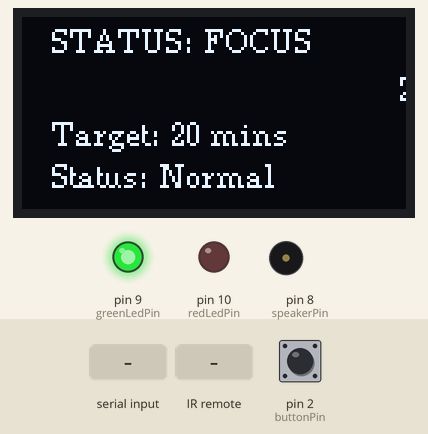
The sketch below on a simulated Arduino Uno, built with avr-gcc and run on an emulated ATmega328P. Parts: 128×64 one-colour display, output pins drawn as LEDs (lit = HIGH), buzzer (waves = sounding). Inputs (shaded band) come from the test bench; at power-on: pin 2 (buttonPin) HIGH. What the sketch prints to the serial monitor is not drawn.

Above: at 2.3 s.
2.4 s: "SET_INTERVAL:\n" received over Serial
At 4.2 s:
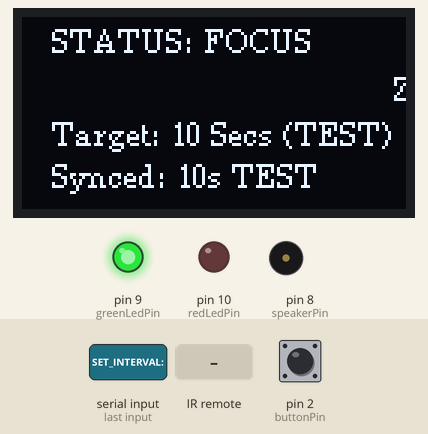
6.1 s: pin 2 (buttonPin) pulled LOW for 0.15 s
At 7.9 s:
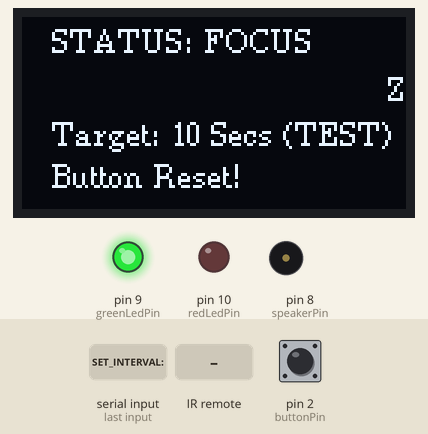
10.0 s: infrared code 0x12 received
At 11.4 s:
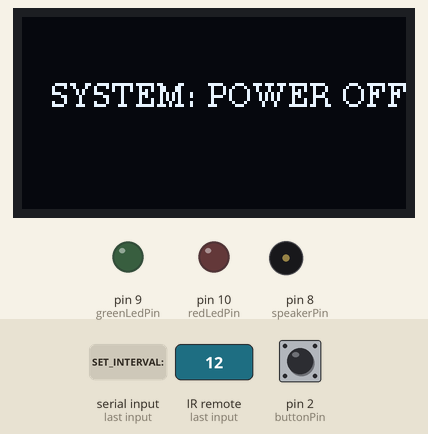
11.7 s: "IR_CMD_POWER\n" received over Serial
At 13.4 s:
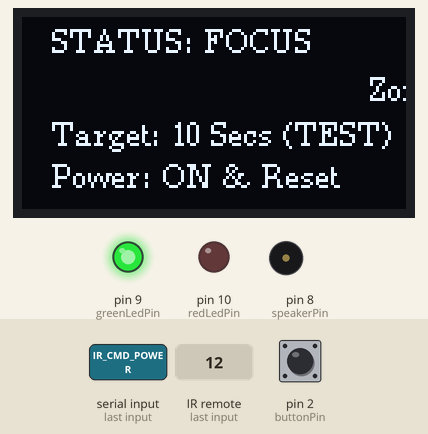
15.1 s: infrared code 0x2 received
At 15.5 s:
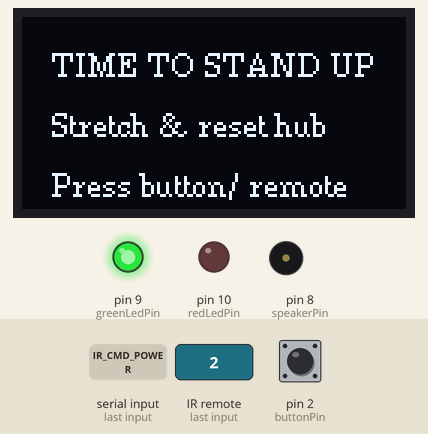
18.8 s: "CMD_RESET\n" received over Serial
At 20.9 s:
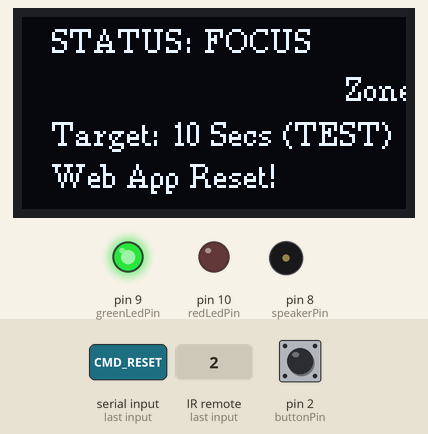
Timing chart, 0 to 22.4 s (numbered marks = the images above; inputs shaded):
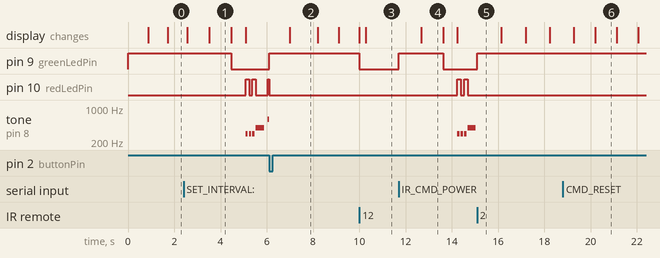

Measured:
- after the input at 2.4 s, pin 9 (greenLedPin): HIGH → LOW after 2.1 s; pin 10 (redLedPin): goes HIGH 0.15 s, LOW 0.15 s, HIGH 0.15 s, LOW 0.50 s, then HIGH, starting after 2.7 s; tone on pin 8 (speakerPin): plays 294 Hz for 0.10 s, 294 Hz for 0.10 s, 294 Hz for 0.11 s, 392 Hz for 0.35 s, 587 Hz for 0.07 s, starting after 2.7 s
- after the input at 6.1 s, pin 9 (greenLedPin): LOW → HIGH at once; the display: changes after 0.90 s (image 2)
- after the input at 10.0 s, pin 9 (greenLedPin): HIGH → LOW at once; the display: first differs from a run without the input after 0.29 s (image 3)
- after the input at 11.7 s, pin 9 (greenLedPin): LOW → HIGH at once, → LOW 1.9 s later; pin 10 (redLedPin): alternates HIGH for 0.15 s and LOW for 0.15 s, starting after 2.5 s; tone on pin 8 (speakerPin): plays 294 Hz for 0.10 s, 294 Hz for 0.11 s, 294 Hz for 0.10 s, 392 Hz for 0.35 s, starting after 2.5 s; the display: changes after 0.97 s (image 4)
- after the input at 15.1 s, pin 9 (greenLedPin): LOW → HIGH at once; pin 10 (redLedPin): stops changing and stays LOW; tone on pin 8 (speakerPin): stops changing and stays silent
- after the input at 18.8 s, the display: first differs from a run without the input after 1.4 s (image 6)
- what the display in image 1 shows lasts 1.0 s, from 3.5 s to 4.5 s

The sketch:

desk_hub_firmware.ino
```cpp
// --- SMART DESK HUB - FINAL STABLE VERSION WITH WEBSERIAL COMPANION SYNC ---
// Compatible with Desk Hub Companion Web App (WebSerial API at 9600 Baud)
#include <IRremote.h>
#include <Wire.h>
#include <U8g2lib.h>

// Using 1-page buffer mode (_1_) to minimize RAM usage on Arduino Uno / Nano / ESP32
U8G2_SH1106_128X64_NONAME_1_HW_I2C u8g2(U8G2_R0, U8X8_PIN_NONE);

const int redLedPin = 10;
const int greenLedPin = 9;
const int buttonPin = 2;
const int speakerPin = 8;
const int IR_RECEIVE_PIN = 11;

unsigned long previousMillis = 0;

// Configurable Work Interval (0 = 10s test mode, 20-45 = standard mins)
int workIntervalMinutes = 20;
unsigned long interval = 1200000UL;

bool sittingLimitReached = false;

// Fast scrolling text variables
int scrollPos = 0;
unsigned long lastScrollTime = 0;
const int scrollSpeedDelay = 25;

// System states
bool devicePoweredOn = true;
bool soundEnabled = true;
char feedbackMessage[24] = "Status: Normal";

// Non-blocking melody variables
unsigned long alertPreviousMillis = 0;
int noteIndex = 0;
bool isPlayingNote = false;
unsigned long noteStartMillis = 0;

// Full 19-Note Star Wars Main Theme Fanfare (Frequencies in Hz)
int melody[] = {
  294, 294, 294, 392, 587,
  523, 494, 440, 784, 587,
  523, 494, 440, 784, 587,
  523, 494, 523, 440, 0
};

int noteDurations[] = {
  150, 150, 150, 500, 500,
  150, 150, 150, 500, 250,
  150, 150, 150, 500, 250,
  150, 150, 150, 600, 500
};

const int melodyLength = 20;

// Remote Command Hex Codes
#define IR_CMD_POWER  0x12  // Power
#define IR_CMD_MUTE   0x1E  // Mute
#define IR_CMD_RESET  0x1   // Reset / Play
#define IR_CMD_FWD    0x3   // Forward (+5 mins)
#define IR_CMD_REV    0x2   // Backward (-5 mins / 10s test)

void updateIntervalMillis() {
  if (workIntervalMinutes == 0) {
    interval = 10000UL; // 10 seconds testing mode
  } else {
    interval = (unsigned long)workIntervalMinutes * 60000UL;
  }
}

void updateOLED() {
  u8g2.firstPage();
  do {
    u8g2.setFont(u8g2_font_ncenR08_tf);

    if (!devicePoweredOn) {
      u8g2.setCursor(10, 30);
      u8g2.print(F("SYSTEM: POWER OFF"));
    }
    else if (!sittingLimitReached) {
      u8g2.setCursor(10, 12);
      u8g2.print(F("STATUS: FOCUS"));

      int xPos = 128 - scrollPos;
      u8g2.setCursor(xPos, 28);
      u8g2.print(F("Zone is calm & steady... Keep up workflow!"));

      u8g2.setCursor(10, 43);
      u8g2.print(F("Target: "));
      if (workIntervalMinutes == 0) {
        u8g2.print(F("10 Secs (TEST)"));
      } else {
        u8g2.print(workIntervalMinutes);
        u8g2.print(F(" mins"));
      }

      u8g2.setCursor(10, 57);
      u8g2.print(feedbackMessage);
    }
    else {
      u8g2.setCursor(10, 20);
      u8g2.print(F("TIME TO STAND UP"));
      u8g2.setCursor(10, 40);
      u8g2.print(F("Stretch & reset hub"));
      u8g2.setCursor(10, 60);
      u8g2.print(F("Press button/ remote"));
    }
  } while (u8g2.nextPage());
}

// -------------------------------------------------------------
// Serial Command Handler for Desk Hub Companion Web App Sync
// -------------------------------------------------------------
void handleSerialCommand(String cmd) {
  unsigned long currentMillis = millis();

  // 1. SET_INTERVAL:<minutes> (e.g. SET_INTERVAL:25, SET_INTERVAL:30)
  if (cmd.startsWith("SET_INTERVAL:")) {
    int newInterval = cmd.substring(13).toInt();
    if (newInterval >= 0 && newInterval <= 120) {
      workIntervalMinutes = newInterval;
      updateIntervalMillis();
      previousMillis = currentMillis;
      sittingLimitReached = false;
      digitalWrite(redLedPin, LOW);
      digitalWrite(greenLedPin, devicePoweredOn ? HIGH : LOW);
      noTone(speakerPin);
      IrReceiver.begin(IR_RECEIVE_PIN, ENABLE_LED_FEEDBACK);

      if (workIntervalMinutes == 0) {
        snprintf(feedbackMessage, sizeof(feedbackMessage), "Synced: 10s TEST");
        Serial.println(F("-> OK: INTERVAL 10s TEST"));
      } else {
        snprintf(feedbackMessage, sizeof(feedbackMessage), "Synced: %d Mins", workIntervalMinutes);
        Serial.print(F("-> OK: INTERVAL "));
        Serial.print(workIntervalMinutes);
        Serial.println(F(" mins"));
      }
      updateOLED();
    }
  }
  // 2. SET_SOUND:<0 or 1>
  else if (cmd.startsWith("SET_SOUND:")) {
    int val = cmd.substring(10).toInt();
    soundEnabled = (val == 1);
    if (!soundEnabled) {
      noTone(speakerPin);
      IrReceiver.begin(IR_RECEIVE_PIN, ENABLE_LED_FEEDBACK);
      snprintf(feedbackMessage, sizeof(feedbackMessage), "Audio: MUTED");
    } else {
      snprintf(feedbackMessage, sizeof(feedbackMessage), "Audio: UNMUTED");
    }
    Serial.print(F("-> SOUND: "));
    Serial.println(soundEnabled ? F("UNMUTED") : F("MUTED"));
    updateOLED();
  }
  // 3. Reset command from Web App
  else if (cmd == "CMD_RESET" || cmd == "IR_CMD_RESET") {
    sittingLimitReached = false;
    previousMillis = currentMillis;
    digitalWrite(redLedPin, LOW);
    noTone(speakerPin);
    IrReceiver.begin(IR_RECEIVE_PIN, ENABLE_LED_FEEDBACK);
    if (devicePoweredOn) digitalWrite(greenLedPin, HIGH);
    snprintf(feedbackMessage, sizeof(feedbackMessage), "Web App Reset!");
    Serial.println(F("-> RESET: Timer restarted via Web App"));
    updateOLED();
  }
  // 4. Snooze command (+5 mins) from Web App
  else if (cmd == "CMD_SNOOZE" || cmd == "IR_CMD_SNOOZE") {
    sittingLimitReached = false;
    // Set timer so 5 minutes (300,000 ms) remain before next alert
    previousMillis = currentMillis - interval + 300000UL;
    digitalWrite(redLedPin, LOW);
    noTone(speakerPin);
    IrReceiver.begin(IR_RECEIVE_PIN, ENABLE_LED_FEEDBACK);
    if (devicePoweredOn) digitalWrite(greenLedPin, HIGH);
    snprintf(feedbackMessage, sizeof(feedbackMessage), "Snoozed +5m");
    Serial.println(F("-> OK: SNOOZE +5m"));
    updateOLED();
  }
  // 5. Power toggle from Web App
  else if (cmd == "CMD_POWER" || cmd == "IR_CMD_POWER") {
    devicePoweredOn = !devicePoweredOn;
    if (!devicePoweredOn) {
      digitalWrite(greenLedPin, LOW);
      digitalWrite(redLedPin, LOW);
      noTone(speakerPin);
      IrReceiver.begin(IR_RECEIVE_PIN, ENABLE_LED_FEEDBACK);
      snprintf(feedbackMessage, sizeof(feedbackMessage), "Power: OFF");
      Serial.println(F("-> SYSTEM: Powered OFF"));
    } else {
      digitalWrite(greenLedPin, HIGH);
      previousMillis = currentMillis;
      sittingLimitReached = false;
      snprintf(feedbackMessage, sizeof(feedbackMessage), "Power: ON & Reset");
      Serial.println(F("-> SYSTEM: Powered ON"));
    }
    updateOLED();
  }
  // 6. Audio mute toggle from Web App
  else if (cmd == "CMD_MUTE" || cmd == "IR_CMD_MUTE") {
    soundEnabled = !soundEnabled;
    if (soundEnabled) {
      snprintf(feedbackMessage, sizeof(feedbackMessage), "Audio: UNMUTED");
    } else {
      snprintf(feedbackMessage, sizeof(feedbackMessage), "Audio: MUTED");
      noTone(speakerPin);
      IrReceiver.begin(IR_RECEIVE_PIN, ENABLE_LED_FEEDBACK);
    }
    Serial.print(F("-> SOUND: "));
    Serial.println(soundEnabled ? F("UNMUTED") : F("MUTED"));
    updateOLED();
  }
  // 7. Ping status check
  else if (cmd == "PING") {
    Serial.print(F("PONG: DeskHub,Interval="));
    Serial.print(workIntervalMinutes);
    Serial.print(F(",Sound="));
    Serial.print(soundEnabled ? 1 : 0);
    Serial.print(F(",Power="));
    Serial.println(devicePoweredOn ? 1 : 0);
  }
}

void setup() {
  pinMode(redLedPin, OUTPUT);
  pinMode(greenLedPin, OUTPUT);
  pinMode(speakerPin, OUTPUT);
  pinMode(buttonPin, INPUT_PULLUP);

  digitalWrite(greenLedPin, HIGH);
  digitalWrite(redLedPin, LOW);

  // Serial communication at 9600 baud rate matching Desk Hub Companion Web App
  Serial.begin(9600);
  IrReceiver.begin(IR_RECEIVE_PIN, ENABLE_LED_FEEDBACK);

  updateIntervalMillis();
  u8g2.begin();
  updateOLED();

  Serial.println(F("Desk Hub Online & Fully Operational!"));
}

void loop() {
  unsigned long currentMillis = millis();

  // 1. Listen for Serial Commands from Desk Hub Companion Web App
  if (Serial.available() > 0) {
    String cmd = Serial.readStringUntil('\n');
    cmd.trim();
    if (cmd.length() > 0) {
      handleSerialCommand(cmd);
    }
  }

  // 2. Handle Smooth Text Scrolling Ticker
  if (!sittingLimitReached && devicePoweredOn) {
    if (currentMillis - lastScrollTime >= scrollSpeedDelay) {
      lastScrollTime = currentMillis;
      scrollPos += 2;
      if (scrollPos > 300) { scrollPos = 0; }
      updateOLED();
    }
  }

  // 3. Listen for IR remote signals
  if (IrReceiver.decode()) {
    unsigned long cmd = IrReceiver.decodedIRData.command;

    if (cmd != 0) {
      Serial.print(F("Remote Command Detected: 0x"));
      Serial.println(cmd, HEX);

      // POWER BUTTON (0x12)
      if (cmd == IR_CMD_POWER) {
        devicePoweredOn = !devicePoweredOn;
        if (!devicePoweredOn) {
          digitalWrite(greenLedPin, LOW);
          digitalWrite(redLedPin, LOW);
          noTone(speakerPin);
          IrReceiver.begin(IR_RECEIVE_PIN, ENABLE_LED_FEEDBACK);
          snprintf(feedbackMessage, sizeof(feedbackMessage), "Power: OFF");
          Serial.println(F("-> SYSTEM: Powered OFF"));
        } else {
          digitalWrite(greenLedPin, HIGH);
          previousMillis = currentMillis;
          sittingLimitReached = false;
          snprintf(feedbackMessage, sizeof(feedbackMessage), "Power: ON & Reset");
          Serial.println(F("-> SYSTEM: Powered ON"));
        }
        updateOLED();
      }

      // MUTE BUTTON (0x1E)
      if (devicePoweredOn && cmd == IR_CMD_MUTE) {
        soundEnabled = !soundEnabled;
        if (soundEnabled) {
          snprintf(feedbackMessage, sizeof(feedbackMessage), "Audio: UNMUTED");
        } else {
          snprintf(feedbackMessage, sizeof(feedbackMessage), "Audio: MUTED");
          noTone(speakerPin);
          IrReceiver.begin(IR_RECEIVE_PIN, ENABLE_LED_FEEDBACK);
        }
        Serial.print(F("-> SOUND: "));
        Serial.println(soundEnabled ? F("UNMUTED") : F("MUTED"));
        updateOLED();
      }

      // TIME ADJUSTMENTS (Forward / Backward)
      bool intervalChanged = false;

      if (devicePoweredOn) {
        if (cmd == IR_CMD_FWD) {           // Forward (+5 mins) -> 0x3
          if (workIntervalMinutes == 0) {
            workIntervalMinutes = 20;
          } else {
            workIntervalMinutes += 5;
            if (workIntervalMinutes > 45) workIntervalMinutes = 45;
          }
          intervalChanged = true;
        }
        else if (cmd == IR_CMD_REV) {      // Backward (-5 mins / 10s test) -> 0x2
          if (workIntervalMinutes == 20) {
            workIntervalMinutes = 0; // Drop to 10-second test mode!
          } else if (workIntervalMinutes > 20) {
            workIntervalMinutes -= 5;
          }
          intervalChanged = true;
        }

        if (intervalChanged) {
          updateIntervalMillis();
          previousMillis = currentMillis;
          sittingLimitReached = false;
          digitalWrite(redLedPin, LOW);
          digitalWrite(greenLedPin, HIGH);
          noTone(speakerPin);
          IrReceiver.begin(IR_RECEIVE_PIN, ENABLE_LED_FEEDBACK);

          if (workIntervalMinutes == 0) {
            snprintf(feedbackMessage, sizeof(feedbackMessage), "RESET: 10s TEST MODE");
            Serial.println(F("-> INTERVAL UPDATED & RESET: 10 Secs"));
          } else {
            snprintf(feedbackMessage, sizeof(feedbackMessage), "RESET: %d Mins", workIntervalMinutes);
            Serial.print(F("-> INTERVAL UPDATED & RESET: "));
            Serial.print(workIntervalMinutes);
            Serial.println(F(" mins"));
          }
          updateOLED();
        }
      }

      // RESET / PLAY BUTTON (0x1)
      if (devicePoweredOn && cmd == IR_CMD_RESET) {
        sittingLimitReached = false;
        previousMillis = currentMillis;
        digitalWrite(redLedPin, LOW);
        noTone(speakerPin);
        IrReceiver.begin(IR_RECEIVE_PIN, ENABLE_LED_FEEDBACK);
        digitalWrite(greenLedPin, HIGH);
        snprintf(feedbackMessage, sizeof(feedbackMessage), "Timer Restarted!");
        Serial.println(F("-> RESET: Timer restarted via Remote"));
        updateOLED();
      }
    }

    IrReceiver.resume();
  }

  // 4. If powered off, stop all desk timer/alert activities
  if (!devicePoweredOn) {
    digitalWrite(greenLedPin, LOW);
    digitalWrite(redLedPin, LOW);
    noTone(speakerPin);
    return;
  }

  // 5. Desk Hub Timer & Alert Logic
  if (!sittingLimitReached) {
    if (currentMillis - previousMillis >= interval) {
      sittingLimitReached = true;
      digitalWrite(greenLedPin, LOW);
      Serial.println(F("ALERT: Time to stand up!"));
      noteIndex = 0;
      isPlayingNote = false;
      alertPreviousMillis = currentMillis;
      updateOLED();
    }
  }
  else {
    // ALERT STATE: Non-Blocking Star Wars Melody + Flashing Red LED
    int duration = noteDurations[noteIndex];
    int soundOnTime = duration * 0.70;

    if (!isPlayingNote) {
      int currentNote = melody[noteIndex];
      if (currentNote > 0 && soundEnabled) {
        tone(speakerPin, currentNote);
      } else {
        noTone(speakerPin);
        IrReceiver.begin(IR_RECEIVE_PIN, ENABLE_LED_FEEDBACK);
      }

      digitalWrite(redLedPin, !digitalRead(redLedPin));
      isPlayingNote = true;
      noteStartMillis = currentMillis;
    }
    else {
      if (currentMillis - noteStartMillis >= soundOnTime) {
        noTone(speakerPin);
        IrReceiver.begin(IR_RECEIVE_PIN, ENABLE_LED_FEEDBACK);
      }

      if (currentMillis - noteStartMillis >= duration) {
        isPlayingNote = false;
        noteIndex = (noteIndex + 1) % melodyLength;
      }
    }

    // Physical pushbutton fallback reset check
    if (digitalRead(buttonPin) == LOW) {
      sittingLimitReached = false;
      previousMillis = currentMillis;
      digitalWrite(redLedPin, LOW);
      noTone(speakerPin);
      IrReceiver.begin(IR_RECEIVE_PIN, ENABLE_LED_FEEDBACK);
      digitalWrite(greenLedPin, HIGH);
      snprintf(feedbackMessage, sizeof(feedbackMessage), "Button Reset!");
      Serial.println(F("-> RESET: Physical button pressed"));
      updateOLED();
      delay(300);
    }
  }
}
```
